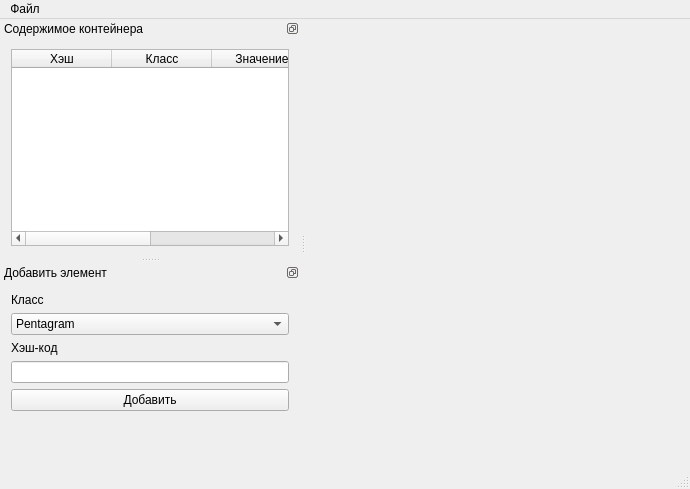
<?xml version="1.0" encoding="UTF-8"?>
<ui version="4.0">
 <class>MainWindow</class>
 <widget class="QMainWindow" name="MainWindow">
  <property name="geometry">
   <rect>
    <x>0</x>
    <y>0</y>
    <width>690</width>
    <height>489</height>
   </rect>
  </property>
  <property name="windowTitle">
   <string>ЛР2</string>
  </property>
  <property name="dockOptions">
   <set>QMainWindow::AllowTabbedDocks|QMainWindow::AnimatedDocks</set>
  </property>
  <widget class="QWidget" name="centralWidget">
   <layout class="QHBoxLayout" name="horizontalLayout"/>
  </widget>
  <widget class="QMenuBar" name="menuBar">
   <property name="geometry">
    <rect>
     <x>0</x>
     <y>0</y>
     <width>690</width>
     <height>21</height>
    </rect>
   </property>
   <widget class="QMenu" name="menu">
    <property name="title">
     <string>Файл</string>
    </property>
    <addaction name="action"/>
    <addaction name="action_2"/>
    <addaction name="action_6"/>
    <addaction name="separator"/>
    <addaction name="action_4"/>
   </widget>
   <addaction name="menu"/>
  </widget>
  <widget class="QStatusBar" name="statusBar"/>
  <widget class="QDockWidget" name="containerDockWidget">
   <property name="minimumSize">
    <size>
     <width>300</width>
     <height>200</height>
    </size>
   </property>
   <property name="features">
    <set>QDockWidget::DockWidgetFloatable|QDockWidget::DockWidgetMovable</set>
   </property>
   <property name="windowTitle">
    <string>Содержимое контейнера</string>
   </property>
   <attribute name="dockWidgetArea">
    <number>1</number>
   </attribute>
   <widget class="QWidget" name="dockWidgetContents">
    <layout class="QVBoxLayout" name="verticalLayout">
     <item>
      <widget class="QTableWidget" name="tableWidget">
       <property name="rowCount">
        <number>0</number>
       </property>
       <property name="columnCount">
        <number>4</number>
       </property>
       <column>
        <property name="text">
         <string>Хэш</string>
        </property>
       </column>
       <column>
        <property name="text">
         <string>Класс</string>
        </property>
       </column>
       <column>
        <property name="text">
         <string>Значение</string>
        </property>
       </column>
       <column>
        <property name="text">
         <string>Управление</string>
        </property>
       </column>
      </widget>
     </item>
    </layout>
   </widget>
  </widget>
  <widget class="QDockWidget" name="dockWidget">
   <property name="features">
    <set>QDockWidget::DockWidgetFloatable|QDockWidget::DockWidgetMovable</set>
   </property>
   <property name="windowTitle">
    <string>Добавить элемент</string>
   </property>
   <attribute name="dockWidgetArea">
    <number>1</number>
   </attribute>
   <widget class="QWidget" name="dockWidgetContents_2">
    <layout class="QVBoxLayout" name="verticalLayout_2">
     <item>
      <widget class="QLabel" name="label">
       <property name="text">
        <string>Класс</string>
       </property>
      </widget>
     </item>
     <item>
      <widget class="QComboBox" name="classComboBox">
       <item>
        <property name="text">
         <string>Pentagram</string>
        </property>
       </item>
       <item>
        <property name="text">
         <string>AtanSegment</string>
        </property>
       </item>
       <item>
        <property name="text">
         <string>Text</string>
        </property>
       </item>
       <item>
        <property name="text">
         <string>PentagramText</string>
        </property>
       </item>
      </widget>
     </item>
     <item>
      <widget class="QLabel" name="label_2">
       <property name="text">
        <string>Хэш-код</string>
       </property>
      </widget>
     </item>
     <item>
      <widget class="QLineEdit" name="hashCodeEdit"/>
     </item>
     <item>
      <widget class="QPushButton" name="addFigureButton">
       <property name="text">
        <string>Добавить</string>
       </property>
      </widget>
     </item>
     <item>
      <spacer name="verticalSpacer">
       <property name="orientation">
        <enum>Qt::Vertical</enum>
       </property>
       <property name="sizeHint" stdset="0">
        <size>
         <width>20</width>
         <height>40</height>
        </size>
       </property>
      </spacer>
     </item>
    </layout>
   </widget>
  </widget>
  <action name="action">
   <property name="text">
    <string>Новый</string>
   </property>
  </action>
  <action name="action_2">
   <property name="text">
    <string>Открыть...</string>
   </property>
  </action>
  <action name="action_4">
   <property name="text">
    <string>Выход</string>
   </property>
  </action>
  <action name="action_6">
   <property name="text">
    <string>Сохранить...</string>
   </property>
  </action>
 </widget>
 <layoutdefault spacing="6" margin="11"/>
 <resources/>
 <connections/>
</ui>
